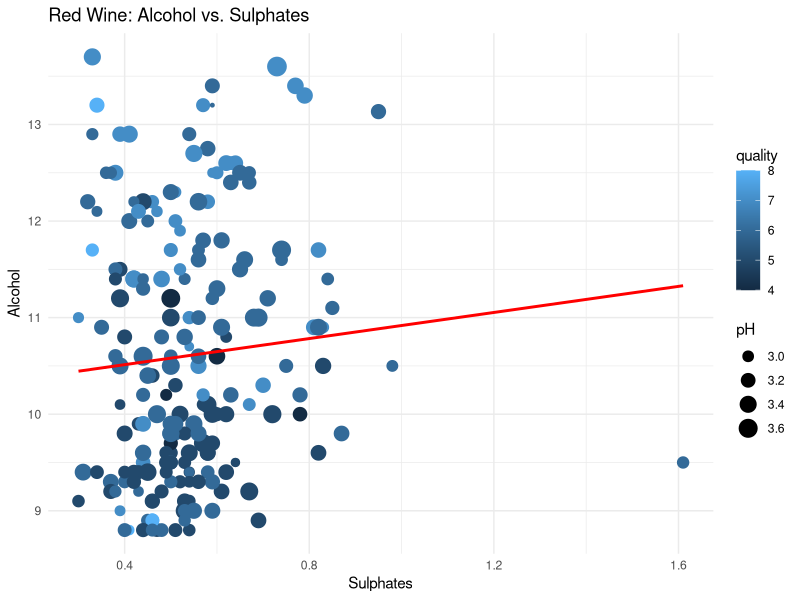
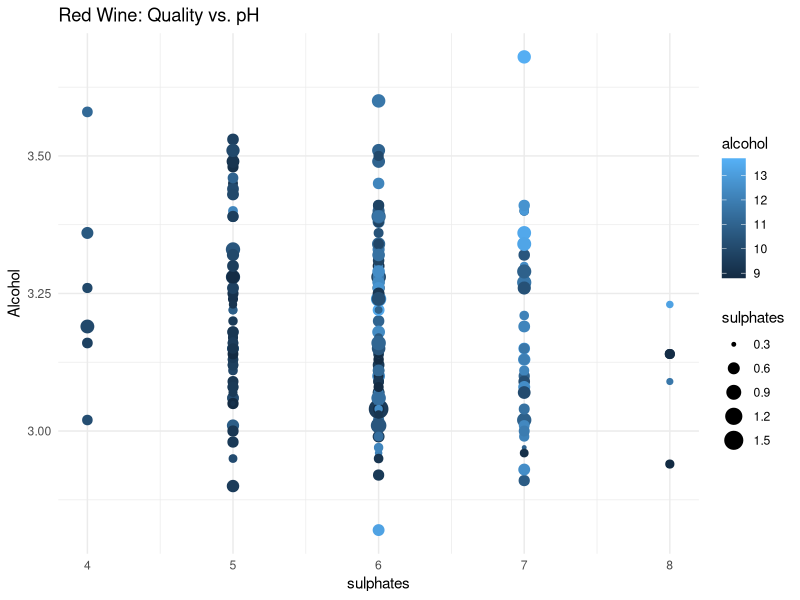
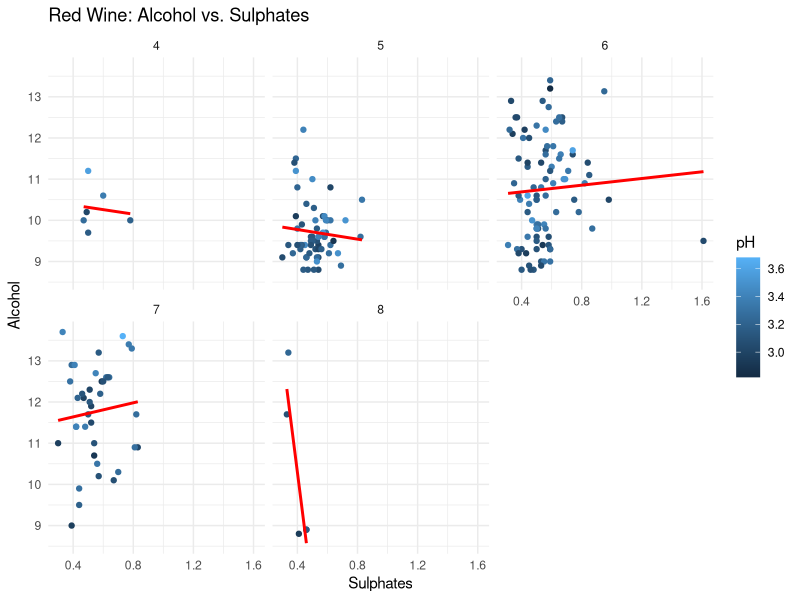

The R script that drew these images, in order:
#Amanda Polarolo
# Vincent Cifone
##########################
###Creation of a Multi-linear model for Alcohol, pH and Sulphites with respect to Quality

##setwd("C:/Users/Amanda/Documents/GitHub/STAT383_Final")  
# Access to ggplot data visualization
install.packages("ggplot2")         
library(ggplot2)

#Access Dataset's
install.packages("readxl")         
library(readxl)

# Clean Console and Environment
rm(list = ls())
cat("\f")

# Local access to datasets
WineProperties_Red <- read_excel("RedWine_DataSet.xlsx")

##### Get Random Sample of 500 red wines
#Seed for random number generator using pseudo-random number generation which is sufficiently random for our purposes
set.seed(5678)

#Find indexes of the 500 random elements
randomIndexes <- sample(seq_len(nrow(WineProperties_Red)), 200, replace = FALSE)

#Get random data from random index (can choose which data to set after ",")
redWineRandom <- WineProperties_Red[randomIndexes, ]
#####

# Creation of linear models -- Quality VS alcohol~~~~~~~~~~~~~~~~~~~~~~~~~~~~~~~~~~~~~~~~~~~~~~~~~~~~~~~~~~~~~~
red_alc_pH_sulphates_mlr <- lm(quality ~ alcohol + pH + `sulphates`, data = redWineRandom)
print(summary(red_alc_pH_sulphates_mlr))

# Scatter Plot: Alcohol Vs. Sulphates
ggplot(redWineRandom, aes(x=`sulphates` , y=alcohol, col=quality)) +
  geom_point(aes(size=pH)) +
  geom_smooth(method='lm', se=FALSE, color="red") +
  theme_minimal() +
  labs(title="Red Wine: Alcohol vs. Sulphates", x="Sulphates",y="Alcohol")

# Scatter Plot: Alcohol Vs. Sulphates
ggplot(redWineRandom, aes(x=quality , y=pH, col=alcohol)) +
  geom_point(aes(size=`sulphates`)) +
  theme_minimal() +
  labs(title="Red Wine: Quality vs. pH", x="sulphates",y="Alcohol")

# Scatter Plot: Alcohol Vs. Sulphates
ggplot(redWineRandom, aes(x=`sulphates` , y=alcohol, col=pH)) +
  geom_point() +
  geom_smooth(method='lm', se=FALSE, color="red") +
  facet_wrap(~quality) +
  theme_minimal() +
  labs(title="Red Wine: Alcohol vs. Sulphates", x="Sulphates",y="Alcohol")


